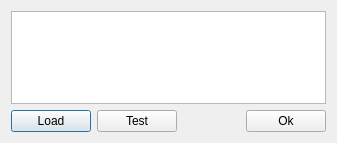
<?xml version="1.0" encoding="UTF-8"?>
<ui version="4.0">
 <class>RequestParserDialog</class>
 <widget class="QDialog" name="RequestParserDialog">
  <property name="geometry">
   <rect>
    <x>0</x>
    <y>0</y>
    <width>337</width>
    <height>143</height>
   </rect>
  </property>
  <property name="windowTitle">
   <string>Request Parser</string>
  </property>
  <layout class="QVBoxLayout" name="verticalLayout">
   <item>
    <widget class="QPlainTextEdit" name="plainTextEdit"/>
   </item>
   <item>
    <layout class="QHBoxLayout" name="horizontalLayout">
     <item>
      <widget class="QPushButton" name="loadButton">
       <property name="text">
        <string>Load</string>
       </property>
      </widget>
     </item>
     <item>
      <widget class="QPushButton" name="testButton">
       <property name="text">
        <string>Test</string>
       </property>
      </widget>
     </item>
     <item>
      <spacer name="horizontalSpacer">
       <property name="orientation">
        <enum>Qt::Orientation::Horizontal</enum>
       </property>
       <property name="sizeHint" stdset="0">
        <size>
         <width>40</width>
         <height>20</height>
        </size>
       </property>
      </spacer>
     </item>
     <item>
      <widget class="QPushButton" name="okButton">
       <property name="text">
        <string>Ok</string>
       </property>
      </widget>
     </item>
    </layout>
   </item>
  </layout>
 </widget>
 <resources/>
 <connections/>
</ui>
